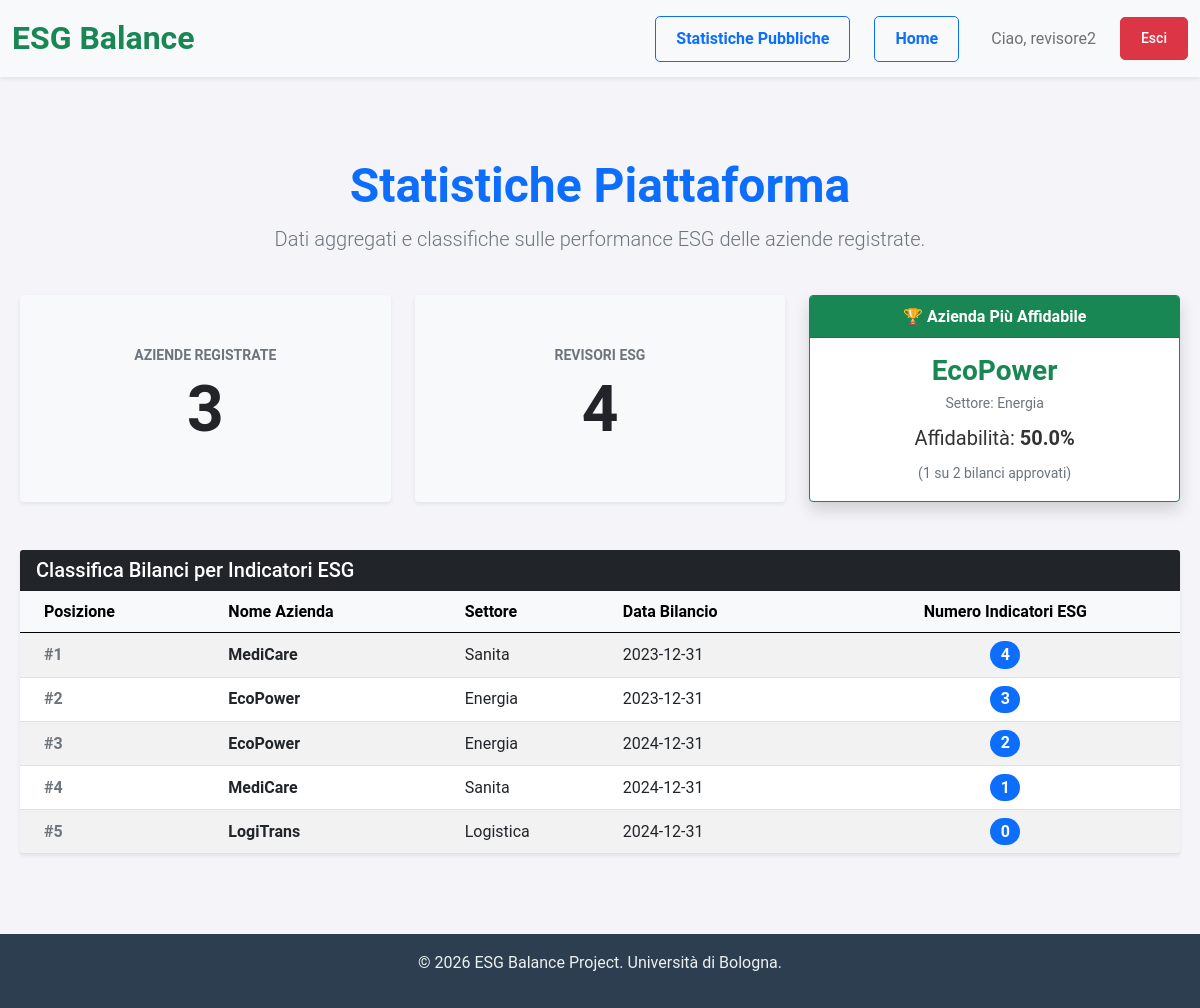
/views/statistiche.php (signed in), run on the app's committed database.
### tables this page shows
CREATE TABLE if NOT Exists Azienda (
    RagioneSociale VARCHAR(255) PRIMARY KEY,
    Nome VARCHAR(200),
    Settore VARCHAR(200),
    NBilanci INT DEFAULT 0,
    NDipendenti INT,
    Logo VARCHAR(255),
    PartitaIva VARCHAR(11) UNIQUE,
    Responsabile VARCHAR(20),
    Foreign Key (Responsabile) REFERENCES Responsabile (Utente)
);

### public/views/statistiche.php (the view, shortened to what this page needs)
<?php
require_once __DIR__ . '/header.php';
try {
    $db = Database::getInstance();
    $conn = $db->getConnection();
} catch (Exception $e) {
    $erroreDb = "Errore di connessione al database: " . $e->getMessage();
}
$numAziende = 0;
$numRevisori = 0;
$aziendaTop = null;
$classificaESG = [];
if (!isset($erroreDb)) {
    try {
        $stmt1 = $conn->query("SELECT NumeroAziende FROM NumeroAziende");
        $numAziende = $stmt1->fetchColumn() ?: 0;
        $stmt2 = $conn->query("SELECT NumeroRevisoriESG FROM NumeroRevisoriESG");
        $numRevisori = $stmt2->fetchColumn() ?: 0;
        $stmt3 = $conn->query("SELECT * FROM AziendaAffidabilitaMaggiore");
        $aziendaTop = $stmt3->fetch(PDO::FETCH_ASSOC);
        $stmt4 = $conn->query("SELECT * FROM Vista_ClassificaESG ORDER BY Numero_Indicatori_ESG DESC, DataBilancio DESC");
        $classificaESG = $stmt4->fetchAll(PDO::FETCH_ASSOC);
    } catch (PDOException $e) {
        $erroreDb = "Errore nel caricamento delle statistiche: " . $e->getMessage();
    }
}
?>
<div class="container my-5">
    <div class="row mb-4">
        <div class="col-12 text-center">
            <h1 class="display-5 fw-bold text-primary">Statistiche Piattaforma</h1>
            <p class="text-muted lead">Dati aggregati e classifiche sulle performance ESG delle aziende registrate.</p>
        </div>
    </div>
    <?php if (isset($erroreDb)): ?>
        <div class="alert alert-danger" role="alert">
            <?php echo htmlspecialchars($erroreDb); ?>
        </div>
    <?php else: ?>
        <div class="row g-4 mb-5">
            <div class="col-md-4">
                <div class="card h-100 shadow-sm border-0 bg-light text-center">
                    <div class="card-body d-flex flex-column justify-content-center">
                        <h5 class="text-uppercase text-muted small fw-bold">Aziende Registrate</h5>
                        <h2 class="display-3 text-dark mb-0 fw-bold"><?php echo (int) $numAziende; ?></h2>
                    </div>
                </div>
            </div>
            <div class="col-md-4">
                <div class="card h-100 shadow-sm border-0 bg-light text-center">
                    <div class="card-body d-flex flex-column justify-content-center">
                        <h5 class="text-uppercase text-muted small fw-bold">Revisori ESG</h5>
                        <h2 class="display-3 text-dark mb-0 fw-bold"><?php echo (int) $numRevisori; ?></h2>
                    </div>
                </div>
            </div>
            <div class="col-md-4">
                <div class="card h-100 shadow border-success text-center">
                    <div class="card-header bg-success text-white fw-bold">
                        🏆 Azienda Più Affidabile
                    </div>
                    <div class="card-body d-flex flex-column justify-content-center">
                        <?php if ($aziendaTop && !empty($aziendaTop['NomeAzienda'])): ?>
                            <h3 class="text-success fw-bold mb-1">
                                <?php echo htmlspecialchars($aziendaTop['NomeAzienda']); ?>
                            </h3>
                            <p class="text-muted small mb-2">Settore: <?php echo htmlspecialchars($aziendaTop['Settore']); ?>
                            </p>
                            <div class="fs-5">
                                Affidabilità:
                                <strong><?php echo number_format((float) $aziendaTop['Percentuale_Affidabilita'], 1); ?>%</strong>
                            </div>
                            <div class="small text-muted mt-2">
                                (<?php echo (int) $aziendaTop['NumApprovazioni']; ?> su
                                <?php echo (int) $aziendaTop['NumTotali']; ?> bilanci approvati)
                            </div>
                        <?php else: ?>
                            <p class="text-muted mb-0">Dati insufficienti per il calcolo.</p>
                        <?php endif; ?>
                    </div>
                </div>
            </div>
        </div>
        <div class="row">
            <div class="col-12">
                <div class="card shadow-sm border-0">
                    <div class="card-header bg-dark text-white">
                        <h5 class="mb-0">Classifica Bilanci per Indicatori ESG</h5>
                    </div>
                    <div class="card-body p-0">
                        <div class="table-responsive">
                            <table class="table table-hover table-striped align-middle mb-0">
                                <thead class="table-light">
                                    <tr>
                                        <th class="ps-4">Posizione</th>
                                        <th>Nome Azienda</th>
                                        <th>Settore</th>
                                        <th>Data Bilancio</th>
                                        <th class="text-center">Numero Indicatori ESG</th>
                                    </tr>
                                </thead>
                                <tbody>
                                    <?php if (empty($classificaESG)): ?>
                                        <tr>
                                            <td colspan="5" class="text-center text-muted py-4">Nessun bilancio o indicatore
                                                associato al momento.</td>
                                        </tr>
                                    <?php else: ?>
                                        <?php $pos = 1;
                                        foreach ($classificaESG as $riga): ?>
                                            <tr>
                                                <td class="ps-4 fw-bold text-muted">#<?php echo $pos++; ?></td>
                                                <td class="fw-bold"><?php echo htmlspecialchars($riga['NomeAzienda']); ?></td>
                                                <td><?php echo htmlspecialchars($riga['Settore']); ?></td>
                                                <td><?php echo htmlspecialchars($riga['DataBilancio']); ?></td>
                                                <td class="text-center">
                                                    <span class="badge bg-primary rounded-pill fs-6">
                                                        <?php echo (int) $riga['Numero_Indicatori_ESG']; ?>
                                                    </span>
                                                </td>
                                            </tr>
                                        <?php endforeach; ?>
                                    <?php endif; ?>
                                </tbody>
                            </table>
                        </div>
                    </div>
                </div>
            </div>
        </div>
    <?php endif; ?>
</div>
<?php require_once __DIR__ . '/footer.php'; ?>

### public/assets/css/style.css (style rules this page uses)
* { box-sizing: border-box; margin: 0; padding: 0; }
body { font-family: 'Roboto', sans-serif; line-height: 1.6; background-color: #f4f4f9; color: #333; display: flex; flex-direction: column; min-height: 100vh; }
.container { max-width: 1200px; margin: 0 auto; padding: 0 20px; }

### data on the page
azienda: Settore "Energia", NomeAzienda "EcoPower", DataBilancio "2023-12-31", Numero_Indicatori_ESG "3", DataBilancio "2024-12-31", Numero_Indicatori_ESG "2"
azienda: NomeAzienda "MediCare", Settore "Sanita", DataBilancio "2023-12-31", Numero_Indicatori_ESG "4", DataBilancio "2024-12-31", Numero_Indicatori_ESG "1"
azienda: NomeAzienda "LogiTrans", Settore "Logistica", DataBilancio "2024-12-31", Numero_Indicatori_ESG "0"

### other printed values
$_SESSION['user'] "revisore2"
$numAziende "3"
$numRevisori "4"
$aziendaTop['NomeAzienda'] "EcoPower"
$aziendaTop['Percentuale_Affidabilita'] "50.0"
$aziendaTop['NumApprovazioni'] "1"
$aziendaTop['NumTotali'] "2"
